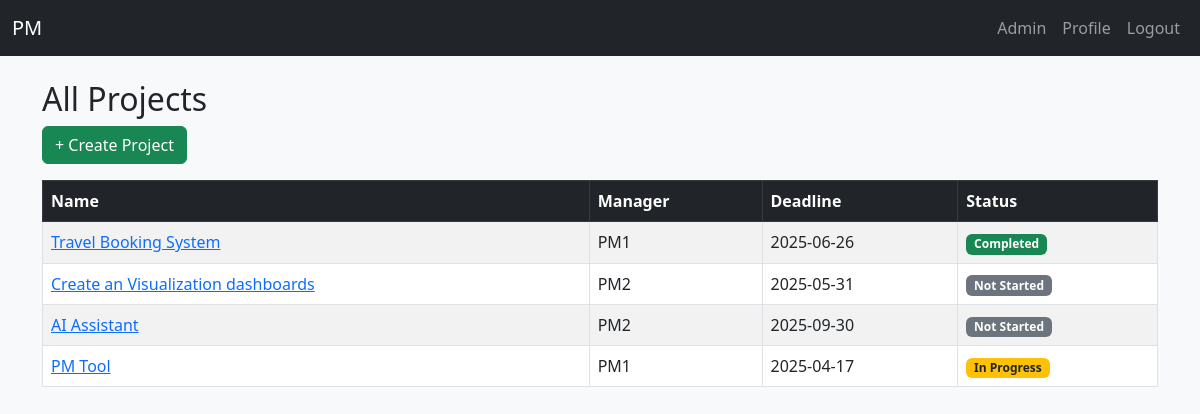
Page /projects/ (signed in) on the committed database.
### app/models.py (models this page shows, shortened)
class User(UserMixin, db.Model):
    __tablename__ = 'users'
    id = db.Column(db.Integer, primary_key=True)
    name = db.Column(db.String(150), nullable=False)
    phone = db.Column(db.String(20))
    email = db.Column(db.String(120), unique=True, nullable=False)
    password_hash = db.Column(db.String(256), nullable=False)
    role = db.Column(db.String(20), default='team_member')  # 'admin', 'project_manager', 'team_member'

class Project(db.Model):
    __tablename__ = 'projects'
    id = db.Column(db.Integer, primary_key=True)
    name = db.Column(db.String(150), nullable=False)
    description = db.Column(db.Text)
    deadline = db.Column(db.Date)
    status = db.Column(db.String(50), default='Not Started')  # Not Started, In Progress, Completed
    manager_id = db.Column(db.Integer, db.ForeignKey('users.id'))
    manager = db.relationship('User', backref='managed_projects')
    members = db.relationship('User', secondary='project_members', backref='projects')

### app/project/routes.py (the view)
@project.route('/')
@login_required
def list_projects():
    if current_user.role == 'admin':
        projects = Project.query.all()
    elif current_user.role == 'project_manager':
        projects = Project.query.filter_by(manager_id=current_user.id).all()
    else:
        projects = current_user.projects  # Assigned projects only
    return render_template('project/project_list.html', projects=projects)

### app/templates/project/project_list.html
{% extends 'layout.html' %}
{% block content %}
<h2>All Projects</h2>
{% if current_user.role == 'admin' %}
  <a href="{{ url_for('project.create_project') }}" class="btn btn-success mb-3">+ Create Project</a>
{% endif %}
<table class="table table-striped table-bordered">
    <thead class="table-dark">
        <tr>
            <th>Name</th>
            <th>Manager</th>
            <th>Deadline</th>
            <th>Status</th>
        </tr>
    </thead>
    <tbody>
        {% for project in projects %}
        <tr>
            <td>
                <a href="{{ url_for('project.project_detail', project_id=project.id) }}">
                    {{ project.name }}
                </a>
            </td>
            <td>{{ project.manager.name if project.manager else "N/A" }}</td>
            <td>{{ project.deadline.strftime('%Y-%m-%d') if project.deadline else "N/A" }}</td>
            <td>
                <span class="badge
                    {% if project.status == 'Completed' %} bg-success
                    {% elif project.status == 'In Progress' %} bg-warning text-dark
                    {% else %} bg-secondary
                    {% endif %}">
                    {{ project.status }}
                </span>
            </td>
        </tr>
        {% endfor %}
    </tbody>
</table>
{% endblock %}

### app/templates/layout.html (shortened to what this page needs)
{% set current_user = current_user %}
<!DOCTYPE html>
<html lang="en">
<head>
    <link href="https://cdn.jsdelivr.net/npm/bootstrap@5.3.0/dist/css/bootstrap.min.css" rel="stylesheet">
</head>
<body class="bg-light">
    <nav class="navbar navbar-expand-lg navbar-dark bg-dark">
        <div class="container-fluid">
            <a class="navbar-brand" href="{{ url_for('main.home')}}">PM</a>
            <div class="collapse navbar-collapse" id="navbarNav">
              <ul class="navbar-nav ms-auto">
                {% if current_user.is_authenticated %}
                  <li class="nav-item">
                    <a class="nav-link" href="{{ url_for('main.profile') }}">{{ current_user.name }}</a>
                  </li>
                  <li class="nav-item">
                    <a class="nav-link" href="{{ url_for('main.profile') }}">Profile</a>
                  </li>
                  <li class="nav-item">
                    <a class="nav-link" href="{{ url_for('auth.logout') }}">Logout</a>
                  </li>
                {% else %}
                  <li class="nav-item">
                    <a class="nav-link" href="{{ url_for('auth.login') }}">Login</a>
                  </li>
                {% endif %}
              </ul>
            </div>
          </div>
    </nav>
    <div class="container mt-4">
        {% block content %}{% endblock %}
    </div>
</body>
</html>

### rows in the picture
User: name "Admin"
Project: name "Travel Booking System", manager "PM1", deadline "2025-06-26", status "Completed"
Project: name "Create an Visualization dashboards", manager "PM2", deadline "2025-05-31", status "Not Started"
Project: name "AI Assistant", manager "PM2", deadline "2025-09-30", status "Not Started"
Project: name "PM Tool", manager "PM1", deadline "2025-04-17", status "In Progress"
